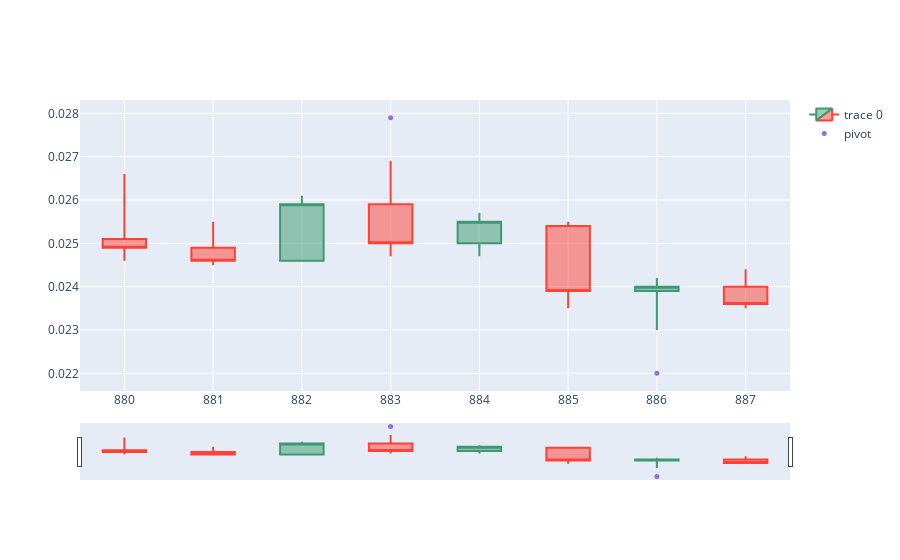

The cell this chart's notebook holds for it:
### Code cell
import plotly.graph_objects as go
from plotly.subplots import make_subplots
from datetime import datetime
dfpl = df[880:888]
fig = go.Figure(data=[go.Candlestick(x=dfpl.index,
                open=dfpl['open'],
                high=dfpl['high'],
                low=dfpl['low'],
                close=dfpl['close'])])

fig.add_scatter(x=dfpl.index, y=dfpl['pointpos'], mode="markers",
                marker=dict(size=5, color="MediumPurple"),
                name="pivot")
#fig.update_layout(xaxis_rangeslider_visible=False)
fig.show()

### Figure 1 — Plotly figure (JSON) as saved in the notebook; plotly's stock layout.template omitted (floating-point values rounded to 4 significant figures)
{"data": [{"close": [0.0249, 0.0246, 0.0259, 0.025, 0.0255, 0.0239, 0.024, 0.0236], "high": [0.0266, 0.0255, 0.0261, 0.0269, 0.0257, 0.0255, 0.0242, 0.0244], "low": [0.0246, 0.0245, 0.0246, 0.0247, 0.0247, 0.0235, 0.023, 0.0235], "open": [0.0251, 0.0249, 0.0246, 0.0259, 0.025, 0.0254, 0.0239, 0.024], "type": "candlestick", "x": [880, 881, 882, 883, 884, 885, 886, 887]}, {"marker": {"color": "MediumPurple", "size": 5}, "mode": "markers", "name": "pivot", "type": "scatter", "x": [880, 881, 882, 883, 884, 885, 886, 887], "y": [null, null, null, 0.0279, null, null, 0.022, null]}], "layout": {}}
